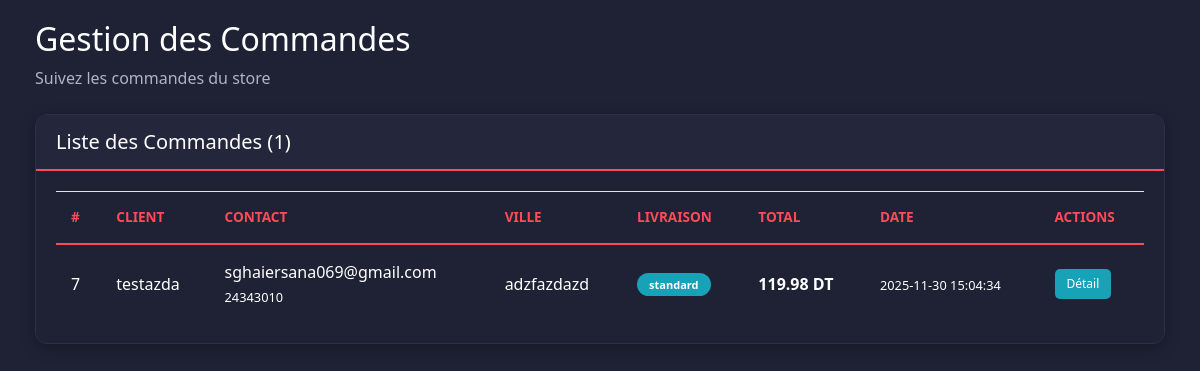
/view/backoffice/orders/orders-list.php, run on an earlier commit of the app's database.
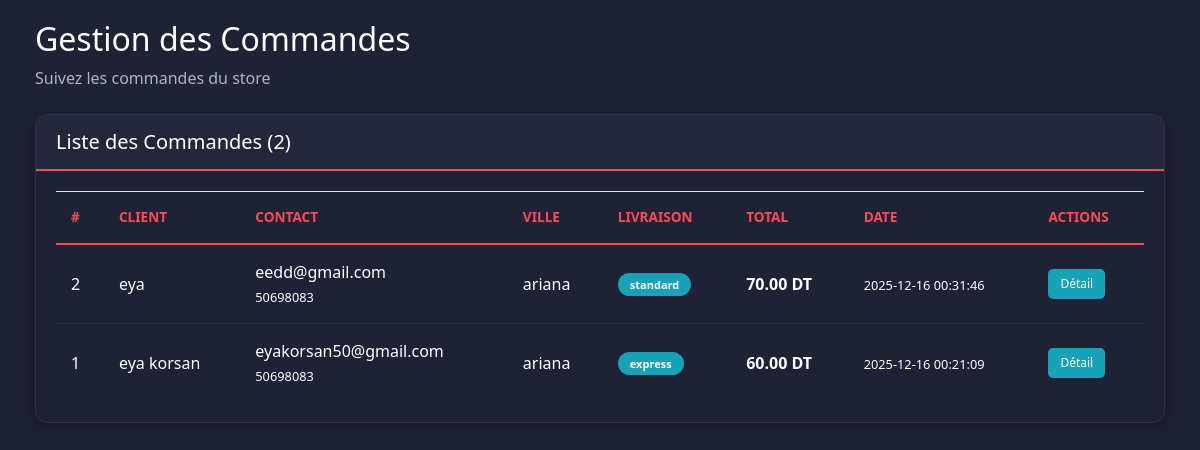
And on a later commit of the database.
### tables this page shows
CREATE TABLE `orders` (
  `id` int(11) NOT NULL,
  `utilisateur_id` int(11) NOT NULL,
  `name` varchar(255) NOT NULL,
  `email` varchar(150) NOT NULL,
  `phone` varchar(20) NOT NULL,
  `address` text NOT NULL,
  `city` varchar(100) NOT NULL,
  `shipping` enum('standard','express') NOT NULL DEFAULT 'standard',
  `total` decimal(10,2) NOT NULL,
  `payment_method` enum('online','onsite') NOT NULL DEFAULT 'online',
  `status` enum('pending','confirmed','shipped','delivered','cancelled') NOT NULL DEFAULT 'pending',
  `created_at` timestamp NOT NULL DEFAULT current_timestamp(),
  `updated_at` timestamp NOT NULL DEFAULT current_timestamp() ON UPDATE current_timestamp()
);

### db_config.php (called while the page is built, shortened)
<?php
if (!class_exists('config')) {
    class config
    {
        public static function getConnexion()
        {
            $host = "localhost";
            $db   = "projetweb3";
            $user = "root";
            $pass = "";
            $dsn = "mysql:host=$host;dbname=$db;charset=utf8";
            try {
                $pdo = new PDO($dsn, $user, $pass);
                $pdo->setAttribute(PDO::ATTR_ERRMODE, PDO::ERRMODE_EXCEPTION);
                return $pdo;
            } catch (PDOException $e) {
                die("Erreur de connexion : " . $e->getMessage());
            }
        }
    }
}

### controller/AdminOrderController.php (called while the page is built, shortened)
<?php
require_once __DIR__ . '/../db_config.php';
class AdminOrderController {
    private $db;
    public function __construct() {
        $this->db = config::getConnexion();
    }
    public function index() {
        $orders = [];
        try {
            $stmt = $this->db->prepare("SELECT id, name, email, phone, address, city, shipping, total, created_at FROM orders ORDER BY created_at DESC");
            $stmt->execute();
            $orders = $stmt->fetchAll(PDO::FETCH_ASSOC);
        } catch (PDOException $e) {}
        return $orders;
    }
}
?>

### view/backoffice/orders/orders-list.php (the view, shortened to what this page needs)
<?php
require_once __DIR__ . '/../../../controller/AdminOrderController.php';
$orderC = new AdminOrderController();
$orders = $orderC->index();
$ordersAssetsBase = (defined('BASE_URL') ? BASE_URL : '') . 'view/backoffice/assets/ordersotrepartenairesassets/';
?>
<!DOCTYPE html>
<html lang="fr">
<head>
    <link rel="stylesheet" href="<?php echo $ordersAssetsBase; ?>css/bootstrap.min.css" />
    <link rel="stylesheet" href="<?php echo $ordersAssetsBase; ?>css/all.css" />
    <link rel="stylesheet" href="<?php echo $ordersAssetsBase; ?>css/custom-backoffice.css" />
</head>
<body>
    <div id="content">
        <div class="container-fluid">
            <div class="d-flex justify-content-between align-items-center mb-4">
                <div>
                    <h2>Gestion des Commandes</h2>
                    <p style="color: var(--text-muted); margin: 0;">Suivez les commandes du store</p>
                </div>
            </div>
            <div class="card">
                <div class="card-header">
                    <h5 class="mb-0">Liste des Commandes (<?php echo count($orders); ?>)</h5>
                </div>
                <div class="card-body">
                    <div class="table-responsive">
                        <table class="table table-hover">
                            <thead>
                                <tr>
                                    <th>#</th>
                                    <th>Client</th>
                                    <th>Contact</th>
                                    <th>Ville</th>
                                    <th>Livraison</th>
                                    <th>Total</th>
                                    <th>Date</th>
                                    <th>Actions</th>
                                </tr>
                            </thead>
                            <tbody>
                                <?php if (empty($orders)): ?>
                                    <tr>
                                        <td colspan="8" class="text-center py-5">Aucune commande</td>
                                    </tr>
                                <?php else: ?>
                                    <?php foreach ($orders as $i => $o): ?>
                                        <tr>
                                            <td><?php echo (int)$o['id']; ?></td>
                                            <td><?php echo htmlspecialchars($o['name']); ?></td>
                                            <td>
                                                <div><?php echo htmlspecialchars($o['email']); ?></div>
                                                <small><?php echo htmlspecialchars($o['phone']); ?></small>
                                            </td>
                                            <td><?php echo htmlspecialchars($o['city']); ?></td>
                                            <td><span class="badge badge-info"><?php echo htmlspecialchars($o['shipping']); ?></span></td>
                                            <td><strong><?php echo number_format((float)$o['total'], 2); ?> DT</strong></td>
                                            <td><small><?php echo htmlspecialchars($o['created_at']); ?></small></td>
                                            <td>
                                                <a href="../router.php?controller=AdminOrder&action=show&id=<?php echo (int)$o['id']; ?>" class="btn btn-sm btn-info">Détail</a>
                                            </td>
                                        </tr>
                                    <?php endforeach; ?>
                                <?php endif; ?>
                            </tbody>
                        </table>
                    </div>
                </div>
            </div>
        </div>
    </div>
</body>
</html>

What changed in the data, as far as the page shows it:
removed orders: id "7", name "testazda", email "sghaiersana069@gmail.com", phone "24343010", city "adzfazdazd", shipping "standard", total "119.98", created_at "2025-11-30 15:04:34"
added orders: id "2", name "eya", email "eedd@gmail.com", phone "50698083", city "ariana", shipping "standard", total "70.00", created_at "2025-12-16 00:31:46"
added orders: id "1", name "eya korsan", email "eyakorsan50@gmail.com", phone "50698083", city "ariana", shipping "express", total "60.00", created_at "2025-12-16 00:21:09"
Also different on the page:
count($orders): "1" → "2"
